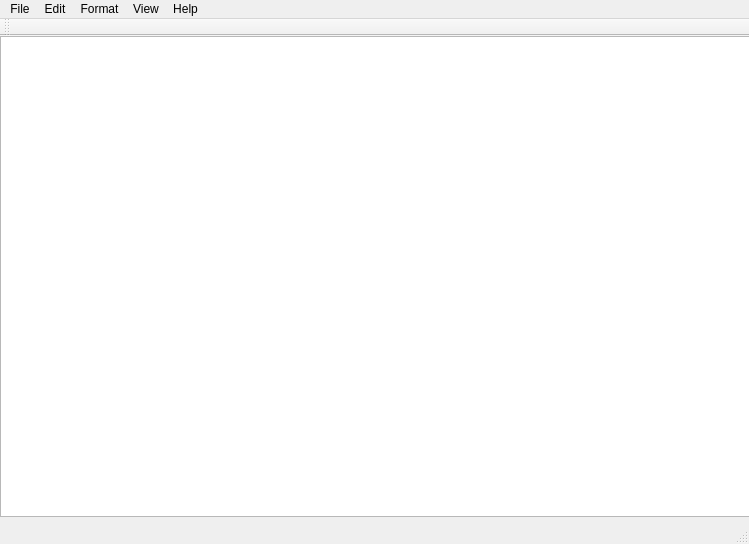
<?xml version="1.0" encoding="UTF-8"?>
<ui version="4.0">
 <class>QT_editorClass</class>
 <widget class="QMainWindow" name="QT_editorClass">
  <property name="geometry">
   <rect>
    <x>0</x>
    <y>0</y>
    <width>749</width>
    <height>544</height>
   </rect>
  </property>
  <property name="windowTitle">
   <string>QT_editor</string>
  </property>
  <widget class="QWidget" name="centralWidget">
   <widget class="QTextEdit" name="textEdit">
    <property name="geometry">
     <rect>
      <x>0</x>
      <y>0</y>
      <width>751</width>
      <height>481</height>
     </rect>
    </property>
   </widget>
  </widget>
  <widget class="QMenuBar" name="menuBar">
   <property name="geometry">
    <rect>
     <x>0</x>
     <y>0</y>
     <width>749</width>
     <height>22</height>
    </rect>
   </property>
   <widget class="QMenu" name="menuFile">
    <property name="title">
     <string>File</string>
    </property>
    <addaction name="actionNew"/>
    <addaction name="actionNew_Window"/>
    <addaction name="actionOpen"/>
    <addaction name="actionSave"/>
    <addaction name="actionSave_as"/>
    <addaction name="actionExit"/>
   </widget>
   <widget class="QMenu" name="menuEdit">
    <property name="title">
     <string>Edit</string>
    </property>
    <addaction name="actionUndo"/>
    <addaction name="actionRedo"/>
    <addaction name="actionCut"/>
    <addaction name="actionCopy"/>
    <addaction name="actionPaste"/>
    <addaction name="actionDelete"/>
   </widget>
   <widget class="QMenu" name="menuFormat">
    <property name="title">
     <string>Format</string>
    </property>
    <addaction name="actionWord_Wrap"/>
   </widget>
   <widget class="QMenu" name="menuView">
    <property name="title">
     <string>View</string>
    </property>
   </widget>
   <widget class="QMenu" name="menuHelp">
    <property name="title">
     <string>Help</string>
    </property>
   </widget>
   <addaction name="menuFile"/>
   <addaction name="menuEdit"/>
   <addaction name="menuFormat"/>
   <addaction name="menuView"/>
   <addaction name="menuHelp"/>
  </widget>
  <widget class="QStatusBar" name="statusBar"/>
  <widget class="QToolBar" name="toolBar">
   <property name="windowTitle">
    <string>toolBar</string>
   </property>
   <attribute name="toolBarArea">
    <enum>TopToolBarArea</enum>
   </attribute>
   <attribute name="toolBarBreak">
    <bool>false</bool>
   </attribute>
  </widget>
  <action name="actionNew">
   <property name="text">
    <string>New</string>
   </property>
  </action>
  <action name="actionNew_Window">
   <property name="text">
    <string>New Window</string>
   </property>
  </action>
  <action name="actionOpen">
   <property name="text">
    <string>Open</string>
   </property>
  </action>
  <action name="actionSave">
   <property name="text">
    <string>Save</string>
   </property>
  </action>
  <action name="actionSave_as">
   <property name="text">
    <string>Save as</string>
   </property>
  </action>
  <action name="actionExit">
   <property name="text">
    <string>Exit</string>
   </property>
  </action>
  <action name="actionUndo">
   <property name="text">
    <string>Undo</string>
   </property>
  </action>
  <action name="actionRedo">
   <property name="text">
    <string>Redo</string>
   </property>
  </action>
  <action name="actionCut">
   <property name="text">
    <string>Cut</string>
   </property>
  </action>
  <action name="actionCopy">
   <property name="text">
    <string>Copy</string>
   </property>
  </action>
  <action name="actionPaste">
   <property name="text">
    <string>Paste</string>
   </property>
  </action>
  <action name="actionDelete">
   <property name="text">
    <string>Delete</string>
   </property>
  </action>
  <action name="actionWord_Wrap">
   <property name="text">
    <string>Word Wrap</string>
   </property>
  </action>
 </widget>
 <layoutdefault spacing="6" margin="11"/>
 <resources>
  <include location="QT_editor.qrc"/>
 </resources>
 <connections/>
</ui>
